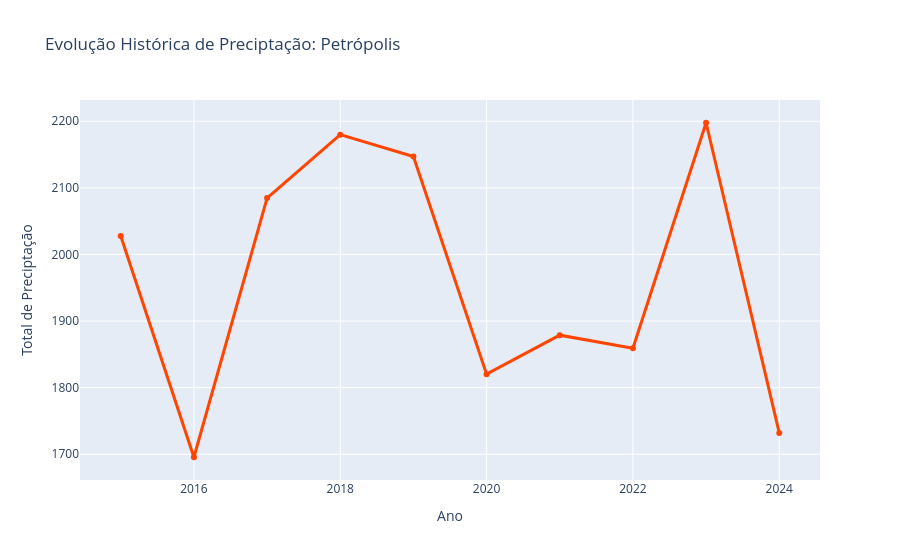

This figure's notebook cell:
### Markdown cell above
## Evolução da Precipitação no Município com Maior Acumulado de Chuvas

Após identificar o município que apresentou o maior volume acumulado de precipitação, foi realizada uma análise temporal da evolução das chuvas ao longo dos anos.

O objetivo é verificar o comportamento dos índices pluviométricos e identificar possíveis variações relevantes no período analisado.

A compreensão dessa dinâmica é importante para estudos relacionados à ocorrência de deslizamentos e avaliação de riscos ambientais.

### Code cell
cidade_campea = df.groupby('municipio')['chuva_mm'].sum().idxmax()

# Cidade que teve mais deslizamentos
df_campea = df[df['municipio'] == cidade_campea].groupby('ano')[['chuva_mm']].sum().reset_index()


fig = px.line(
    df_campea, 
    x='ano', 
    y='chuva_mm', 
    markers=True, 
    title=f"Evolução Histórica de Preciptação: {cidade_campea}",
    labels={'chuva_mm': 'Total de Preciptação', 'ano': 'Ano'}
)

# 4. Força a exibição dos anos de 2015 a 2024
fig.update_traces(line_color='#FF4500', line_width=3) # Vermelho escuro para destacar o impacto

### Figure 1 — Plotly figure (JSON) as saved in the notebook; plotly's stock layout.template omitted (floating-point values rounded to 4 significant figures)
{"data": [{"hovertemplate": "Ano=%{x}<br>Total de Preciptação=%{y}<extra></extra>", "legendgroup": "", "line": {"color": "#FF4500", "dash": "solid", "width": 3}, "marker": {"symbol": "circle"}, "mode": "lines+markers", "name": "", "orientation": "v", "showlegend": false, "type": "scatter", "x": [2015, 2016, 2017, 2018, 2019, 2020, 2021, 2022, 2023, 2024], "xaxis": "x", "y": [2028.0, 1696.0, 2085.0, 2180.0, 2147.0, 1820.0, 1879.0, 1859.0, 2198.0, 1732.0], "yaxis": "y"}], "layout": {"legend": {"tracegroupgap": 0}, "title": {"text": "Evolução Histórica de Preciptação: Petrópolis"}, "xaxis": {"anchor": "y", "domain": [0, 1], "title": {"text": "Ano"}}, "yaxis": {"anchor": "x", "domain": [0, 1], "title": {"text": "Total de Preciptação"}}}}
